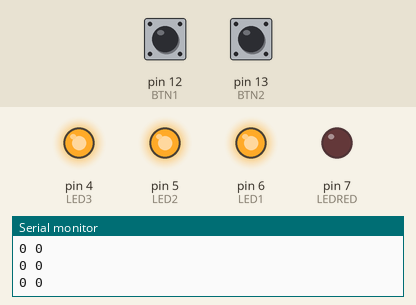
Recording of a sketch running on a simulated Arduino Uno, built with avr-gcc and run on an emulated ATmega328P. Shown: output pins drawn as LEDs (lit = HIGH), the last lines printed to the serial monitor. The test bench sets the inputs (shaded band); at power-on: pin 13 (BTN2) LOW, pin 12 (BTN1) LOW.

Above: at 1.2 s.
1.3 s: pin 13 (BTN2) pulled HIGH for 0.15 s
At 2.0 s:
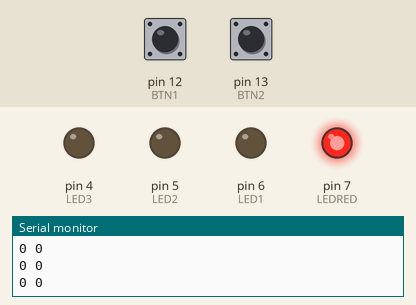
2.9 s: pin 12 (BTN1) pulled HIGH for 0.15 s
At 3.4 s:
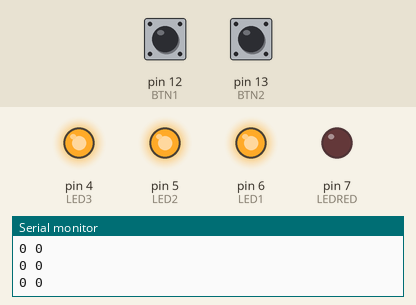
4.5 s: pin 13 (BTN2) pulled HIGH for 1 s
At 5.9 s:
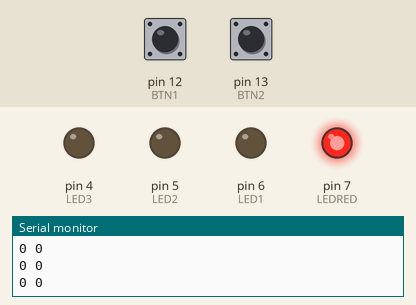
Timing chart, 0 to 7.5 s (numbered marks = the images above; inputs shaded):
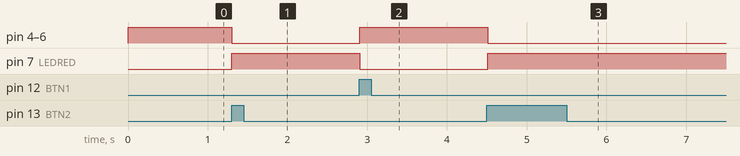

Measured:
- after the input at 1.3 s, pin 4 (LED3), pin 5 (LED2), pin 6 (LED1): HIGH → LOW at once; pin 7 (LEDRED): LOW → HIGH at once
- after the input at 2.9 s, pin 4 (LED3), pin 5 (LED2), pin 6 (LED1): LOW → HIGH at once; pin 7 (LEDRED): HIGH → LOW at once
- after the input at 4.5 s, pin 4 (LED3), pin 5 (LED2), pin 6 (LED1): HIGH → LOW at once; pin 7 (LEDRED): LOW → HIGH at once

The sketch:

_09_LED_button_test.ino
```cpp
#define BTN1   12
#define BTN2   13
#define LED1   6
#define LED2   5
#define LED3   4
#define LEDRED 7

void setup()
{
  Serial.begin(9600);
  Serial.println("Hello");

  pinMode(LED1,OUTPUT);
  pinMode(LED2,OUTPUT);
  pinMode(LED3,OUTPUT);
  pinMode(LEDRED,OUTPUT);

  pinMode(BTN1,INPUT);
  pinMode(BTN2,INPUT);
}

int LEDset = 1;

void loop()
{
  int b1 = digitalRead(BTN1);
  int b2 = digitalRead(BTN2);

  Serial.print  (b1);
  Serial.print  (" ");
  Serial.println(b2);

  if (b1 == HIGH)
  {
    LEDset = 1;
  }

  if (b2 == HIGH)
  {
    LEDset = 2;
  }

  if (LEDset == 1)
  {
    digitalWrite(LEDRED,LOW);
    digitalWrite(LED1,HIGH);
    digitalWrite(LED2,HIGH);
    digitalWrite(LED3,HIGH);
  }
  if (LEDset == 2)
  {
    digitalWrite(LEDRED,HIGH);
    digitalWrite(LED1,LOW);
    digitalWrite(LED2,LOW);
    digitalWrite(LED3,LOW);
  }

  delay(100);
}
```
